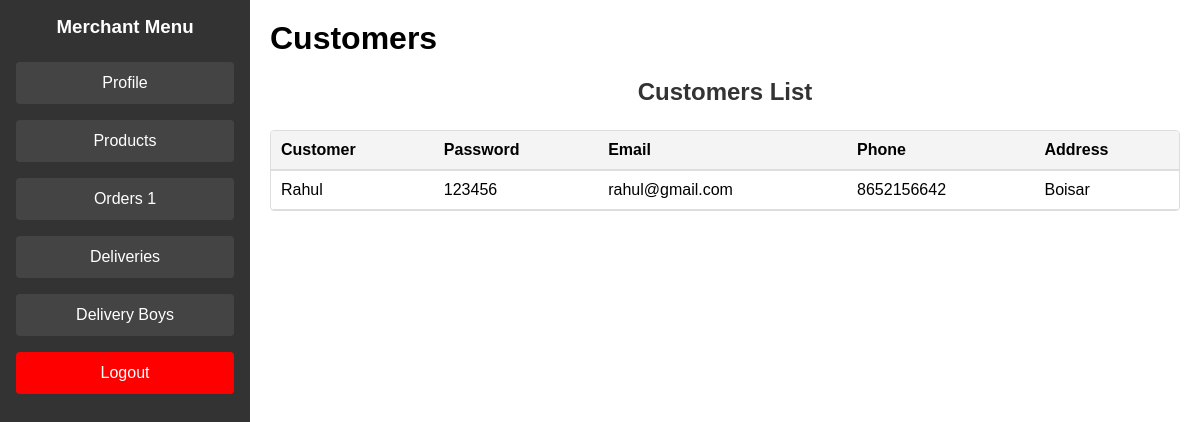
Screenshot of /admin/customers (signed in) with the database file from the repository.
### tables this page shows
CREATE TABLE customer (
        id INTEGER PRIMARY KEY AUTOINCREMENT,
        customer_name TEXT NOT NULL,
        customer_password TEXT NOT NULL,
        email TEXT NOT NULL UNIQUE,
        phone TEXT NOT NULL,
        address TEXT NOT NULL
    );

### routes/admin.py (the view)
@admin_bp.route('/customers')
def customers():
    if 'admin_name' in session:
        conn = get_db_connection()
        cursor = conn.cursor()
        cursor.execute('SELECT * FROM customer')
        customers = cursor.fetchall()
        return render_template('admin/admin_customers.html',customers=customers, count=in_process_count())
    return redirect(url_for('admin.admin'))

### routes/admin.py (called while the page is built)
def get_db_connection():
    conn = sqlite3.connect('ecommerce.db')
    conn.row_factory = sqlite3.Row
    return conn

def in_process_count():
    conn = get_db_connection()
    cursor = conn.cursor()
    cursor.execute('SELECT count(*) FROM orders WHERE status = ? and owner_name = ?', ('Received',session['admin_name']))
    count = cursor.fetchone()[0]
    return count

### templates/admin/admin_customers.html (shortened to what this page needs)
{% extends "admin/admin_base.html" %}
{% block content %}
<h1>Customers</h1>
<h2>Customers List</h2>
<div class="table-container">
    <table>
        <thead>
            <tr>
                <th>Customer</th>
                <th>Password</th>
                <th>Email</th>
                <th>Phone</th>
                <th>Address</th>
            </tr>
        </thead>
        <tbody>
            {% for customer in customers %}
            <tr>
                <td>{{ customer['customer_name'] }}</td>
                <td>{{ customer['customer_password'] }}</td>
                <td>{{ customer['email'] }}</td>
                <td>{{ customer['phone'] }}</td>
                <td>{{ customer['address'] }}</td>
            </tr>
            {% endfor %}
        </tbody>
    </table>
</div>
{% endblock %}

### static/css/styles.css (style rules this page uses)
body { font-family: Arial, sans-serif; background-color: #f4f4f4; display: flex; justify-content: center; align-items: center; height: 100vh; margin: 0; }
.content h1 { margin-top: 0; }
h2 { margin-bottom: 1.5rem; color: #333; text-align: center; }
.table-container { max-height: 500px; overflow-y: auto; border: 1px solid #ddd; border-radius: 4px; margin-top: 20px; display: block; }
table { width: 100%; border-collapse: collapse; }
thead th { background-color: #f4f4f4; border-bottom: 2px solid #ddd; padding: 10px; text-align: left; position: sticky; top: 0; z-index: 1; }
tbody td { border-bottom: 1px solid #ddd; padding: 10px; vertical-align: top; }

### rows the page displays
customer: customer_name "Rahul", customer_password "123456", email "rahul@gmail.com", phone "8652156642", address "Boisar"

### other values shown
{{ count }} "1"
